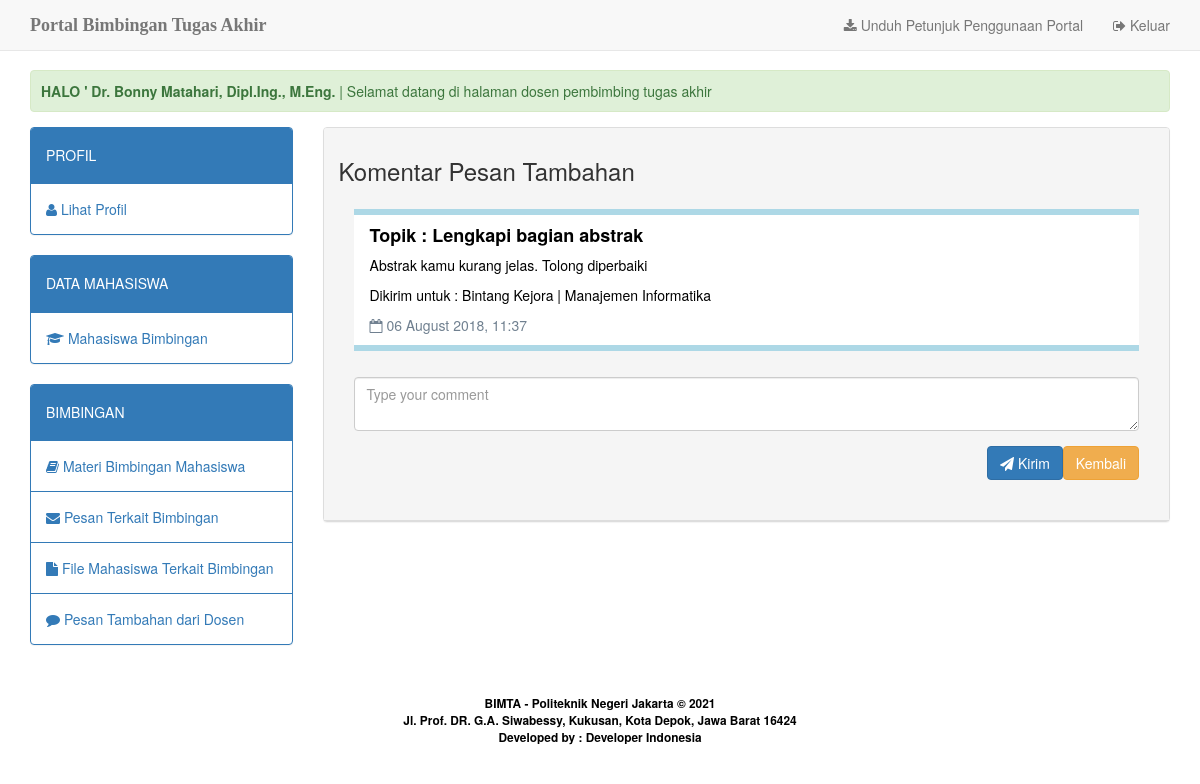
The page /home.php?apps=pesantambahan&act=viewchat&id=8 (signed in) on the database its author committed.
### tables this page shows
CREATE TABLE `dosen` (
  `id_dosen` int(3) NOT NULL,
  `nip_dosen` char(18) NOT NULL,
  `nm_dosen` varchar(50) NOT NULL,
  `no_telp` char(12) DEFAULT NULL,
  `username` char(10) NOT NULL,
  `password` char(10) NOT NULL,
  `status_user` varchar(5) NOT NULL DEFAULT 'dosen'
);

CREATE TABLE `pesan_tambahan` (
  `id_pesantambahan` int(10) NOT NULL,
  `dosen_pengirim` int(3) NOT NULL,
  `mhs_penerima` int(10) NOT NULL,
  `topik_pesan` varchar(100) NOT NULL,
  `pesan` text NOT NULL,
  `tgl` datetime NOT NULL DEFAULT CURRENT_TIMESTAMP
);

CREATE TABLE `mahasiswa` (
  `nim` int(11) NOT NULL,
  `nm_mhs` varchar(30) NOT NULL,
  `th_bimbingan` year(4) NOT NULL,
  `id_prodi` int(2) NOT NULL,
  `id_dosen` int(3) NOT NULL,
  `foto` varchar(30) NOT NULL DEFAULT 'default.jpg',
  `username` char(10) NOT NULL,
  `password` char(10) NOT NULL,
  `status_user` varchar(9) NOT NULL DEFAULT 'mahasiswa'
);

CREATE TABLE `prodi` (
  `id_prodi` int(2) NOT NULL,
  `nama_prodi` varchar(30) NOT NULL,
  `jenjang` varchar(5) NOT NULL
);

### apps/app_pesantambahan/dosenviewchat.php (the view, shortened to what this page needs)
<div class="panel panel-default">
  <div class="panel-heading">
    <span>
      <h3>Komentar Pesan Tambahan</h3>
    </span>
    <div class="panel-body">
      <?php
				$id = $_GET['id'];
				$edit = $db_con->query("SELECT pesan_tambahan.*, mahasiswa.nm_mhs, prodi.nama_prodi FROM pesan_tambahan, mahasiswa, prodi WHERE id_pesantambahan='$id' && mahasiswa.id_prodi=prodi.id_prodi && mahasiswa.id_dosen='$_SESSION[user_session]' && pesan_tambahan.dosen_pengirim='$_SESSION[user_session]' && mahasiswa.nim=pesan_tambahan.mhs_penerima");
				$row = $edit->fetch(PDO::FETCH_ASSOC);
			?>
      <div class="w3-panel2 w3-subject w3-topbar w3-bottombar w3-border-color">
        <h4><strong>Topik : <?php echo $row['topik_pesan']; ?></strong></h4>
        <p><?php echo $row['pesan']; ?></p>
        <p>Dikirim untuk : <?php echo $row['nm_mhs']; ?> | <?php echo $row['nama_prodi']; ?></p>
        <p class="color_text"><i class="fa fa-calendar-o"></i>
          <?php $tgl=date_create($row['tgl']); echo date_format($tgl, 'd F Y, H:i'); ?></p>
      </div>
      <form action="" method="POST" class="form-horizontal" role="form">
        <div class="form-group">
          <div class="col-sm-12">
            <textarea type="text" name="comment" placeholder="Type your comment" value="" id="input"
              class="form-control" required="required"></textarea>
          </div>
        </div>
        <div class="form-group">
          <div class="col-sm-12">
            <a href="?apps=pesantambahan" class="letak-button btn btn-warning">Kembali</a>
            <button name="kirim_comment" type="submit" class="letak-button btn btn-primary"><span
                class="fa fa-send"></span> Kirim</button>
          </div>
        </div>
      </form>
    </div>
  </div>

### home.php (shortened to what this page needs)
<?php
	include_once 'dbconfig.php';
	$stmt = $db_con->prepare("SELECT * FROM dosen WHERE id_dosen=:uid");
	$stmt->execute(array(":uid"=>$_SESSION['user_session']));
	$row=$stmt->fetch(PDO::FETCH_ASSOC);
	$stmt2 = $db_con->prepare("SELECT * FROM mahasiswa WHERE nim=:uid");
	$stmt2->execute(array(":uid"=>$_SESSION['user_session']));
	$row2=$stmt2->fetch(PDO::FETCH_ASSOC);
	$stmt3 = $db_con->prepare("SELECT * FROM admin_prodi WHERE id_admin=:uid");
	$stmt3->execute(array(":uid"=>$_SESSION['user_session']));
	$row3=$stmt3->fetch(PDO::FETCH_ASSOC);
	$stmt4 = $db_con->prepare("SELECT * FROM kaprodi WHERE id_kaprodi=:uid");
	$stmt4->execute(array(":uid"=>$_SESSION['user_session']));
	$row4=$stmt4->fetch(PDO::FETCH_ASSOC);
?>
<!DOCTYPE html>
<html lang="en">
<head>
  <link href="assets/css/bootstrap.min.css" rel="stylesheet">
  <link href="assets/css/style.css" rel="stylesheet">
  <link href="assets/css/font-awesome.css" rel="stylesheet">
  <link href="assets/css/datatables.min.css" rel="stylesheet">
</head>
<body>
  <nav class="navbar navbar-default navbar-fixed-top">
    <div class="container">
      <div class="navbar-header">
        <a class="navbar-brand" href="./"><b>Portal Bimbingan Tugas Akhir</b><span class="style4"></span></a>
      </div>
      <div id="navbar" class="navbar-collapse collapse">
        <ul class="nav navbar-nav navbar-right">
          <?php if ($_SESSION['user_level']=='mahasiswa') {
			        echo "<li><a download href=petunjuk/mahasiswa.pdf><span class=\"fa fa-download\"></span> Unduh Petunjuk Penggunaan Portal</a></li>";
			        }
					elseif ($_SESSION['user_level']=='dosen') {
			        echo "<li><a download href=petunjuk/dosen.pdf><span class=\"fa fa-download\"></span> Unduh Petunjuk Penggunaan Portal</a></li>";
			        }
					elseif ($_SESSION['user_level']=='kaprodi') {
			        echo "<li><a download href=petunjuk/kaprodi.pdf><span class=\"fa fa-download\"></span> Unduh Petunjuk Penggunaan Portal</a></li>";
			        }
					 ?>
          <li><a href="logout.php"><span class="fa fa-sign-out"></span> Keluar</a></li>
        </ul>
      </div>
    </div>
  </nav>
  <div class="body-container">
    <div class="container">
      <div class='alert alert-success'>
        <marquee>
          <strong>HALO ' <?php
					if ($_SESSION['user_level']=='dosen') {echo $row['nm_dosen'];}
					elseif ($_SESSION['user_level']=='mahasiswa') {echo $row2['nm_mhs'];}
					elseif ($_SESSION['user_level']=='admin') {echo $row3['nm_admin'];}
					elseif ($_SESSION['user_level']=='kaprodi') {echo $row4['nm_kaprodi'];}
				?></strong> | Selamat datang di halaman <?php
					if ($_SESSION['user_level']=='dosen') {echo "dosen pembimbing tugas akhir";}
					elseif ($_SESSION['user_level']=='mahasiswa') {echo "mahasiswa";}
					elseif ($_SESSION['user_level']=='admin') {echo "administrator";}
					elseif ($_SESSION['user_level']=='kaprodi') {echo "kepala prodi";}
				?>
        </marquee>
      </div>
      <div class="row">
        <div class="col-md-3">
          <?php include 'apps/menu.php'; ?>
        </div>
        <div class="col-md-9">
          <?php include 'apps/content.php'; ?>
        </div>
      </div>
    </div>
    <center>
      <p>&nbsp;</p>
      <p><small style="color: #fff"><span class="style3" style="font-weight: bold;">BIMTA - Politeknik Negeri
            Jakarta &copy; <?php echo date('Y');?></span><br>
          <strong><span class="style3"><span class="style3">Jl. Prof. DR. G.A. Siwabessy, Kukusan, Kota Depok,
                Jawa Barat 16424<br>
                Developed by : Developer Indonesia
              </span></strong></small> </p>
    </center>
  </div>
  </div>
</body>
</html>

### assets/css/style.css (style rules this page uses)
body { background:#f1f9f9; }
.body-container { margin-top:70px; }
.navbar-brand { font-family:"Lucida Handwriting"; }

### home.php (style rules this page uses)
.style3 { color: #000000 }

### apps/app_pesantambahan/dosenviewchat.php (style rules this page uses)
.w3-panel2 { padding: 0.01em 16px; margin-top: 0px; margin-bottom: 26px; }
.w3-topbar { border-top: 6px solid #ccc !important }
.w3-bottombar { border-bottom: 6px solid #ccc !important }
.w3-border-color, .w3-hover-border-amber:hover { border-color: #add8e6 !important }
.w3-subject, .w3-hover-teal:hover { color: #000 !important; background-color: #ffffff !important }
.letak-button { float: right; }
.color_text { color: #708090; }

### rows shown on the page
dosen: nm_dosen "Dr. Bonny Matahari, Dipl.Ing., M.Eng."
pesan_tambahan: topik_pesan "Lengkapi bagian abstrak", pesan "Abstrak kamu kurang jelas. Tolong diperbaiki", mhs_penerima.nm_mhs "Bintang Kejora", prodi.nama_prodi "Manajemen Informatika", tgl "06 August 2018, 11:37"
